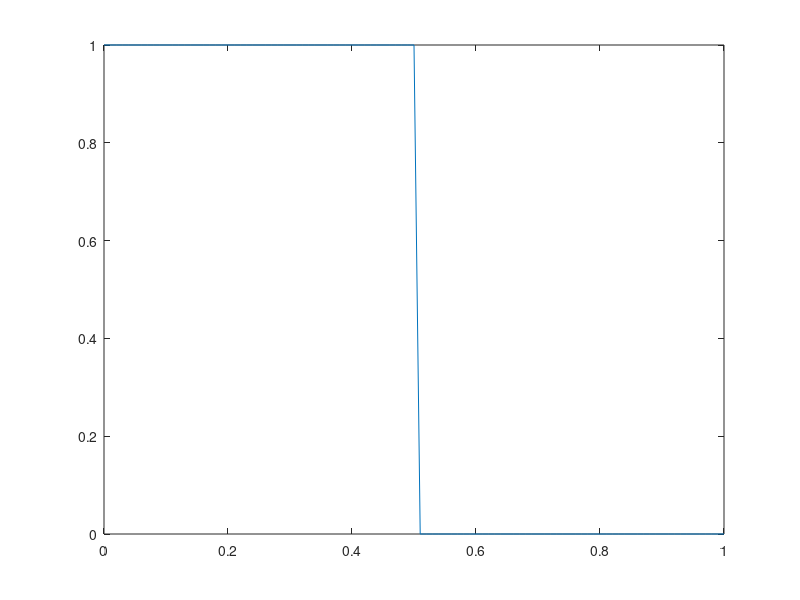

The MATLAB script that drew this image: (Note: this script raises an error after producing the figure.)
clc
clear all
close all
no_fourier_coff=15;
k=-no_fourier_coff:1:no_fourier_coff;
tp=1;
ss=0.01;
t=0:ss:tp;
omega_o=(2*pi)/tp;
len_t=length(t);

for ii=1:len_t
     if(t(ii)<=0.5)
         f_t(ii)=1;
     else
         f_t(ii)=0;
     end
%f_t=2*sin(2*pi*10.*t);
end
plot(t, f_t);
pause

for ii=1:(no_fourier_coff*2+1)
    t1=f_t.*exp(-1j*omega_o*k(ii).*t);
    t2=my_int_fun(t1, ss);
    a_k(ii)=t2/tp;
    
end

stem(k, abs(a_k))